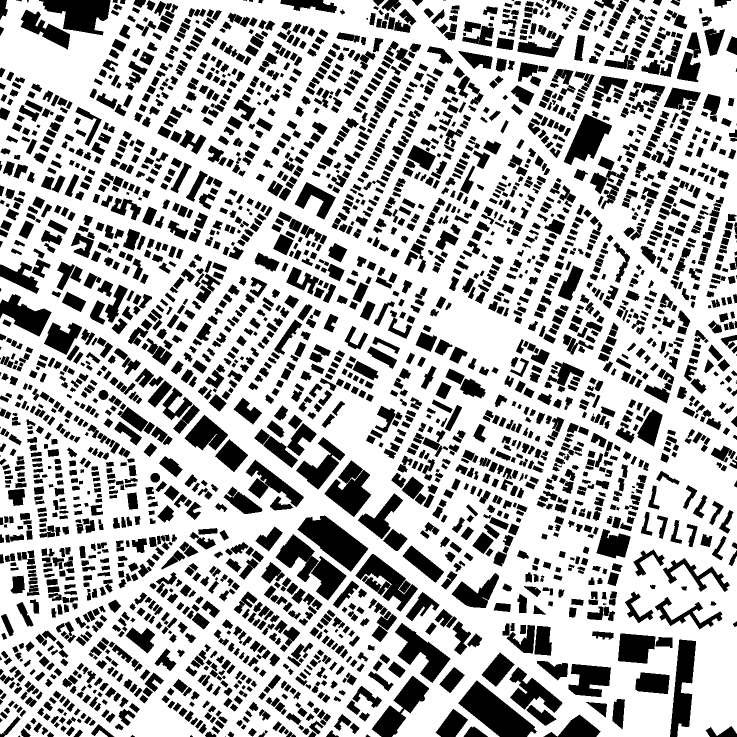
%> input picture Maps/23279020_15.tif, 1474 x 1474 px (shown at 1/2 size)
$ octave Goalbias_RRT.m   (GNU Octave 9; MATLAB toolbox functions it lacks are replaced by stand-ins)
%> lines starting %> are read from the running program, lines starting %| are printed output that depends on the picture; in (x1, y1, x2, y2) boxes, pixels count from 0 and x2, y2 are one past the last pixel; in counts of white or black regions, pixels touching at a corner belong together; the program's own positions count from 1
### checkPath.m
%% a* algorithm
% YU CHUANGYANG  Waseda University
% Code for Robot Path Planning using A* algorithm
%%

function feasible=checkPath(n,newPos,map)
feasible=true;
dir=atan2(newPos(1)-n(1),newPos(2)-n(2));
for r=0:0.5:sqrt(sum((n-newPos).^2))
    posCheck=n+r.*[sin(dir) cos(dir)];
    if ~(feasiblePoint(ceil(posCheck),map) && feasiblePoint(floor(posCheck),map) && ...
            feasiblePoint([ceil(posCheck(1)) floor(posCheck(2))],map) && feasiblePoint([floor(posCheck(1)) ceil(posCheck(2))],map))
        feasible=false;break;
    end
    if ~feasiblePoint(newPos,map), feasible=false; end
end

### distanceCost.m
%% RRT algorithm
% YU CHUANGYANG  Waseda University
% Code for Robot Path Planning using Rapidly-exploring Random Trees
%%

function h=distanceCost(a,b)
h = sqrt((a(:,1)-b(:,1)).^2 + (a(:,2)-b(:,2)).^2 );

### feasiblePoint.m
%% RRT algorithm
% YU CHUANGYANG  Waseda University
% Code for Robot Path Planning using Rapidly-exploring Random Trees
%%

function feasible=feasiblePoint(point,map)
feasible=true;
% check if collission-free spot and inside maps
if ~(point(1)>=1 && point(1)<=size(map,1) && point(2)>=1 && point(2)<=size(map,2) && map(point(1),point(2))==1)
    feasible=false;
end

### Goalbias_RRT.m
%% RRT algorithm
% YU CHUANGYANG  Waseda University
% Code for Robot Path Planning using Rapidly-exploring Random Trees
%%
map=im2bw(imread('Maps/23279020_15.tif')); % input map read from a bmp file. for new maps write the file name here
%> map: size 1474x1474 logical; 69.5% white; 2838 black regions (28 under 20 px), largest, box (x1, y1, x2, y2) and area: (917, 1361, 1074, 1474) 8205, (595, 1031, 737, 1143) 7315, (78, 0, 221, 71) 6081
map2=imread('Maps/23279020_15.tif');
%> map2 is the input picture: size 1474x1474x3 uint8; 69.5% white; 2838 black regions (28 under 20 px), largest, box (x1, y1, x2, y2) and area: (917, 1361, 1074, 1474) 8205, (595, 1031, 737, 1143) 7315, (78, 0, 221, 71) 6081

% [6 lines of commented-out code are left out]

source=[ 1390 22 ]; % source position in Y, X format 23279020 scenario1
goal=[ 680 990 ]; % goal position in Y, X format

% [14 lines of commented-out code are left out]

a=5; % set stepsize and disTh
goalbias=0.9; % set goalbias

stepsize=a; % size of each step of the RRT
disTh=2; % nodes closer than this threshold are taken as almost the same
maxFailedAttempts = 10000000;
display=true; % display of RRT
show=false;
rectanglesize=size(map);
%> rectanglesize = [1474 1474]
rectanglesize=[rectanglesize(2) rectanglesize(1)];
%%%%% parameters end here %%%%%

tic;
if ~feasiblePoint(source,map), error('source lies on an obstacle or outside map'); end
if ~feasiblePoint(goal,map), error('goal lies on an obstacle or outside map'); end
if display, imshow(map);rectangle('position',[1, 1, rectanglesize-1],'edgecolor','k'); end
%> after `rectangle('position',[1, 1, rectanglesize-1],'edgecolor','k')`:
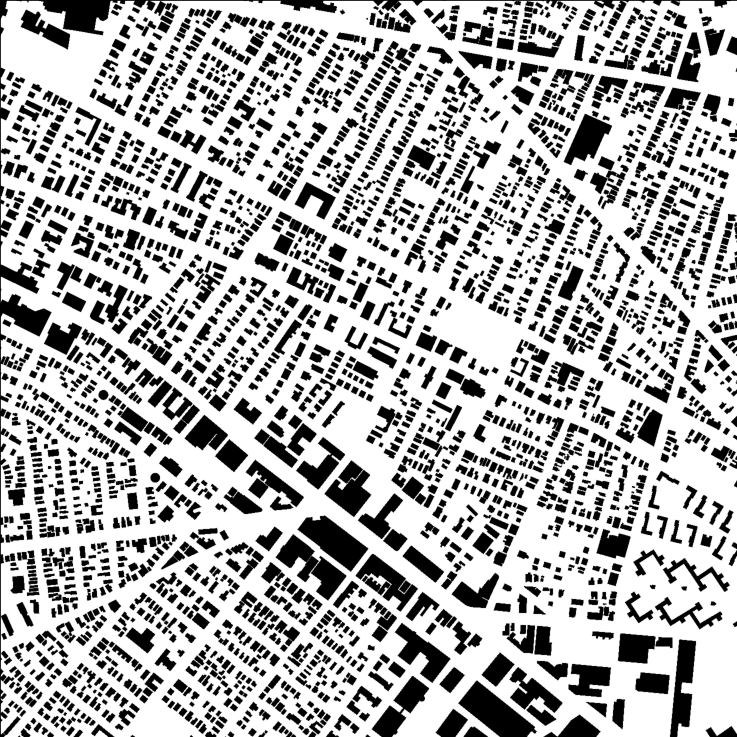
%> figure redrawn from the program's plot data; shown at 1/2 size
RRTree=double([source -1]); % RRT rooted at the source, representation node and parent index
failedAttempts=0;
counter=0;
pathFound=false;

while failedAttempts<=maxFailedAttempts  % loop to grow RRTs
    if rand > goalbias
        sample=rand(1,2) .* size(map); % random sample
    else
        sample=goal; % sample taken as goal to bias tree generation to goal
    end
    [A, I]=min( distanceCost(RRTree(:,1:2),sample) ,[],1); % find closest as per the function in the metric node to the sample
    closestNode = RRTree(I(1),1:2);
    theta=atan2(sample(1)-closestNode(1),sample(2)-closestNode(2));  % direction to extend sample to produce new node
    newPoint = double(int32(closestNode(1:2) + stepsize * [sin(theta)  cos(theta)]));
    if ~checkPath(closestNode(1:2), newPoint, map) % if extension of closest node in tree to the new point is feasible
%> after the loop in checkPath, `for r=0:0.5:sqrt(sum((n-newPos).^2))`: feasible = true
        failedAttempts=failedAttempts+1;
        continue;
    end

%     [A, I2]=min( distanceCost(RRTree(:,1:2),newPoint) ,[],1); % check if new node is not already pre-existing in the tree
%     if distanceCost(newPoint,RRTree(I2(1),1:2))<disTh, continue; end % failedAttempts=failedAttempts+1;continue; end
    RRTree=[RRTree;newPoint I(1)]; % add node
%> RRTree = [1390 22 -1; 1387 26 1]

    if show
        line([closestNode(2);newPoint(2)],[closestNode(1);newPoint(1)],'Color','blue','LineWidth',1.5);
        counter=counter+1;M(counter)=getframe;
    end

    if distanceCost(newPoint,goal)<=a && checkPath(newPoint,goal,map), pathFound=true;break; end % goal reached
end

if pathFound && show
    line([newPoint(2);goal(2)],[newPoint(1);goal(1)],'Color','blue','LineWidth',1.5);
    counter=counter+1;M(counter)=getframe;
end

if ~pathFound, fprintf('processing time=%d \n', toc);error('no path found. maximum attempts reached'); end
path=[newPoint;goal];
prev=I(1);

while prev>0
    path=[RRTree(prev,1:2);path];
    prev=RRTree(prev,3);
end

fprintf('processing time=%d \n', toc);
pathLength=0;
for i=1:length(path)-1, pathLength=pathLength+distanceCost(path(i,1:2),path(i+1,1:2)); end
fprintf('path length=%d \n', pathLength);
imshow(map);rectangle('position',[1 1 rectanglesize-1],'edgecolor','k');
line(path(:,2),path(:,1),'Color','red','LineWidth',2.5);

disp('press any key');
waitforbuttonpress;
f=figure;
imshow(map2);rectangle('position',[1 1 rectanglesize-1],'edgecolor','k');
line(path(:,2),path(:,1),'Color','red','LineWidth',2.5);
